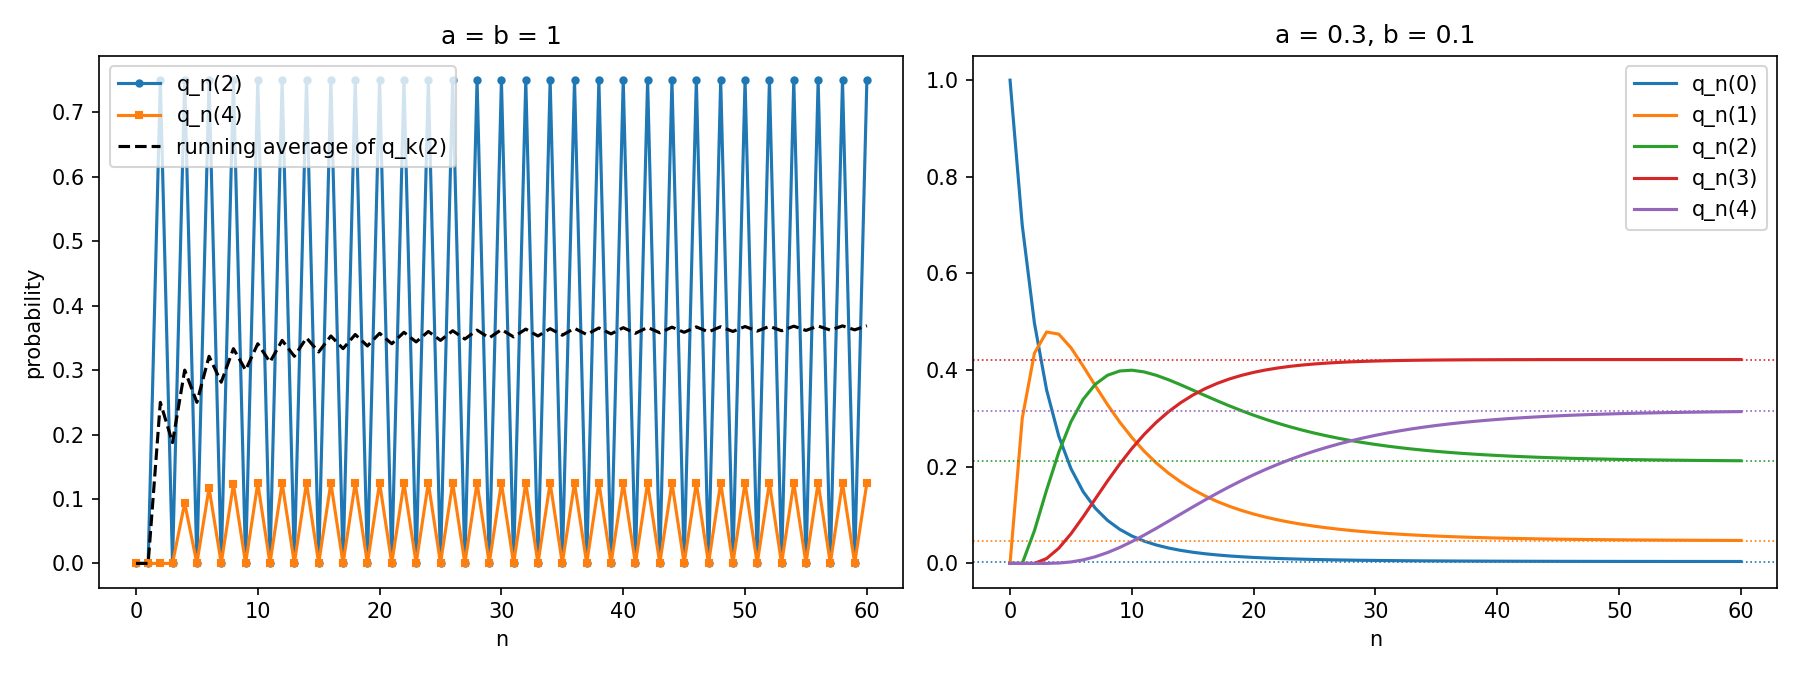

Generate this figure with Python:
import numpy as np
from math import comb
import matplotlib.pyplot as plt


def build_p(a, b):
    p = np.zeros((5, 5))
    for k in range(5):
        if k < 4:
            p[k, k + 1] = a * (4 - k) / 4
        if k > 0:
            p[k, k - 1] = b * k / 4
        p[k, k] = 1 - p[k].sum()
    return p


def run_chain(p, steps):
    q = np.zeros((steps + 1, 5))
    q[0, 0] = 1
    for n in range(steps):
        q[n + 1] = q[n] @ p
    return q


p1 = build_p(1, 1)
p2 = build_p(0.3, 0.1)

A = np.vstack([p2.T - np.eye(5), np.ones(5)])
rhs = np.zeros(6)
rhs[-1] = 1
pi = np.linalg.lstsq(A, rhs, rcond=None)[0]

theta = 0.3 / (0.3 + 0.1)
pi_binom = np.array([comb(4, k) * theta**k * (1 - theta)**(4 - k) for k in range(5)])

np.set_printoptions(precision=6, suppress=True)
print("p =")
print(p2)
print("pi (linear solve):", pi)
print("pi (binomial)    :", pi_binom)
print("max difference   :", np.abs(pi - pi_binom).max())

q2 = run_chain(p2, 400)
err = np.abs(q2 - pi).max(axis=1)
n_star = int(np.argmax(err < 1e-6))
print("smallest n with error < 1e-6:", n_star)
print("error at n-1 and n:", err[n_star - 1], err[n_star])

eigs = np.linalg.eigvals(p2)
print("eigenvalues:", np.sort(eigs.real))
print("second largest modulus:", np.sort(np.abs(eigs))[-2])
print("trace of p:", np.trace(p2))
print("err / 0.9^n at n = 134:", err[134] / 0.9**134)

q1 = run_chain(p1, 60)
avg = np.cumsum(q1[:, 2]) / np.arange(1, 62)
n = np.arange(61)

fig, ax = plt.subplots(1, 2, figsize=(12, 4.5))

ax[0].plot(n, q1[:, 2], "o-", ms=3, label="q_n(2)")
ax[0].plot(n, q1[:, 4], "s-", ms=3, label="q_n(4)")
ax[0].plot(n, avg, "k--", label="running average of q_k(2)")
ax[0].set_title("a = b = 1")
ax[0].set_xlabel("n")
ax[0].set_ylabel("probability")
ax[0].legend()

for k in range(5):
    line, = ax[1].plot(n, q2[:61, k], label=f"q_n({k})")
    ax[1].axhline(pi[k], color=line.get_color(), ls=":", lw=0.8)
ax[1].set_title("a = 0.3, b = 0.1")
ax[1].set_xlabel("n")
ax[1].legend()

plt.tight_layout()
plt.savefig("HW5 problem 1c.png", dpi=150)
